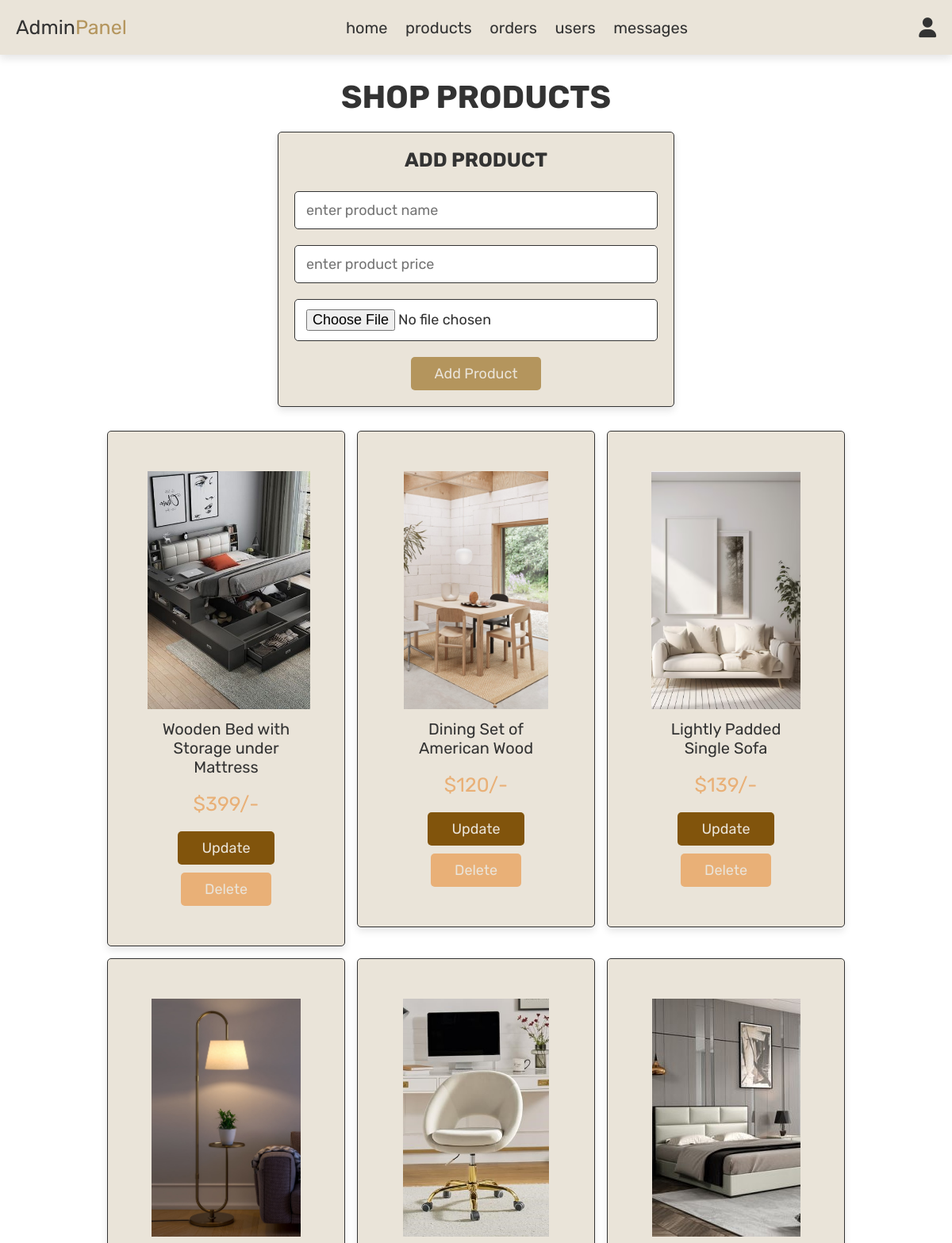
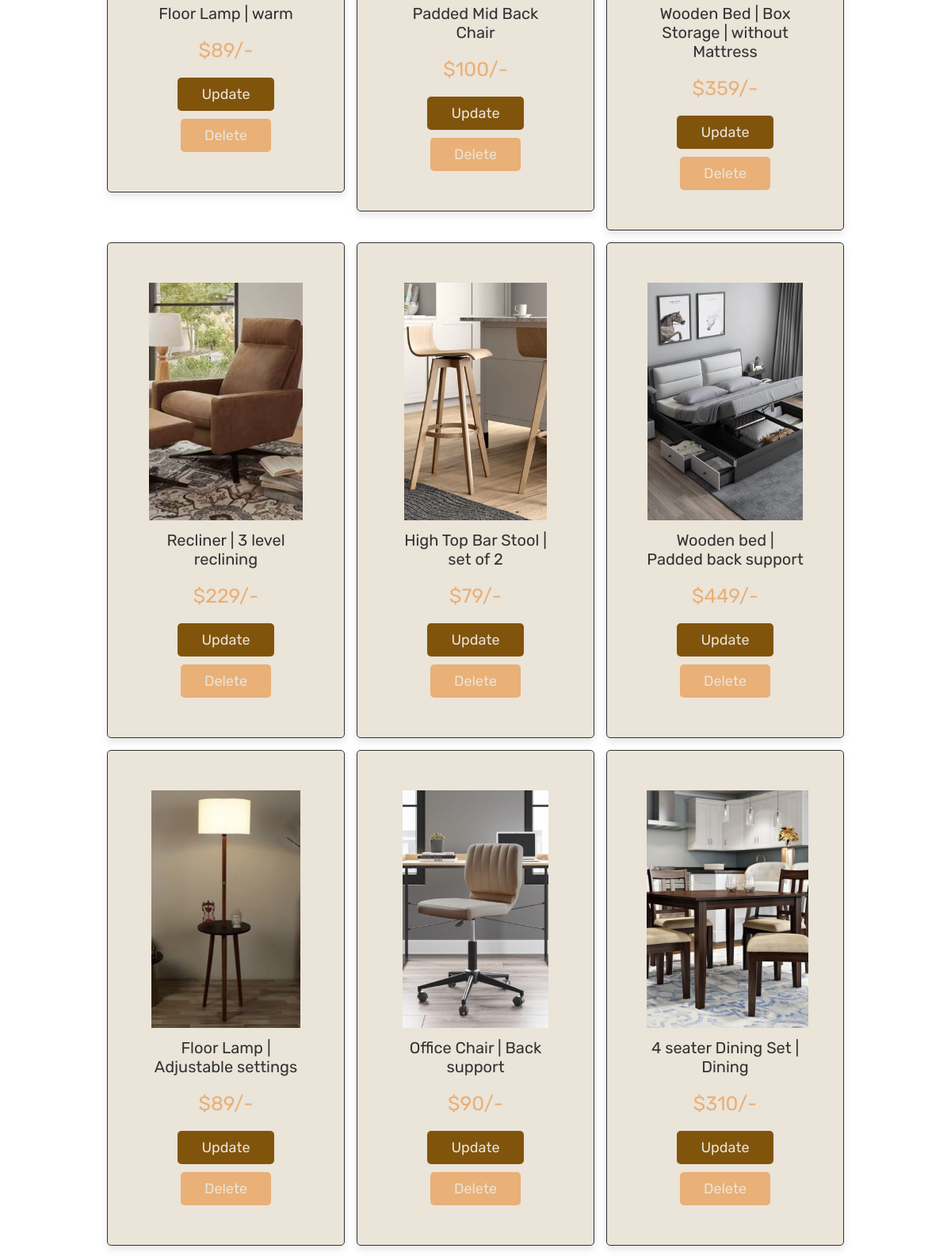
/FurnitureShop/admin_products.php (signed in, upper part), run on the app's committed database (2 pictures, top to bottom).
### tables this page shows
CREATE TABLE `products` (
  `id` int(100) NOT NULL,
  `name` varchar(100) NOT NULL,
  `price` int(100) NOT NULL,
  `image` varchar(100) NOT NULL
);

### FurnitureShop/admin_products.php (the view, shortened to what this page needs)
<?php
include 'config.php';
?>
<!DOCTYPE html>
<html lang="en">
<head>
   <link rel="stylesheet" href="https://cdnjs.cloudflare.com/ajax/libs/font-awesome/6.0.0/css/all.min.css">
   <link rel="stylesheet" href="admin_style.css">
</head>
<body>
<?php include 'admin_header.php'; ?>
<section class="add-products">
   <h1 class="title">shop products</h1>
   <form action="" method="post" enctype="multipart/form-data">
      <h3>add product</h3>
      <input type="text" name="name" class="box" placeholder="enter product name" required>
      <input type="number" min="0" name="price" class="box" placeholder="enter product price" required>
      <input type="file" name="image" accept="image/jpg, image/jpeg, image/png" class="box" required>
      <input type="submit" value="add product" name="add_product" class="btn">
   </form>
</section>
<section class="show-products">
   <div class="box-container">
      <?php
         $select_products = mysqli_query($conn, "SELECT * FROM `products`") or die('query failed');
         if(mysqli_num_rows($select_products) > 0){
            while($fetch_products = mysqli_fetch_assoc($select_products)){
      ?>
      <div class="box">
         <img src="uploaded_img/<?php echo $fetch_products['image']; ?>" alt="">
         <div class="name"><?php echo $fetch_products['name']; ?></div>
         <div class="price">$<?php echo $fetch_products['price']; ?>/-</div>
         <a href="admin_products.php?update=<?php echo $fetch_products['id']; ?>" class="option-btn">update</a>
         <a href="admin_products.php?delete=<?php echo $fetch_products['id']; ?>" class="delete-btn" onclick="return confirm('delete this product?');">delete</a>
      </div>
      <?php
         }
      }else{
         echo '<p class="empty">no products added yet!</p>';
      }
      ?>
   </div>
</section>
</body>
</html>

### FurnitureShop/admin_header.php (shortened to what this page needs)
<header class="header">
   <div class="flex">
      <a href="admin_page.php" class="logo">Admin<span>Panel</span></a>
      <nav class="navbar">
         <a href="admin_page.php">home</a>
         <a href="admin_products.php">products</a>
         <a href="admin_orders.php">orders</a>
         <a href="admin_users.php">users</a>
         <a href="admin_contacts.php">messages</a>
      </nav>
      <div class="icons">
         <div id="user-btn" class="fas fa-user"></div>
      </div>
   </div>
</header>

### FurnitureShop/admin_style.css (style rules this page uses)
:root { --purple:#b4955d; --red:#e9b077; --orange:#81540c; --black:#333; --white:#eae4d9; --light-color:#666; --light-white:#a59b7d; --light-bg:#ffffff; --border:.1rem solid var(--black); --box-shadow:0 .5rem 1rem rgba(0,0,0,.1); }
* { font-family: 'Rubik', sans-serif; margin:0; padding:0; box-sizing: border-box; outline: none; border:none; text-decoration: none; transition:all .2s linear; }
html { font-size: 62.5%; overflow-x: hidden; }
body { background-color: var(--light-bg); }
section { padding:3rem 2rem; }
.title { text-align: center; margin-bottom: 2rem; text-transform: uppercase; color:var(--black); font-size: 4rem; }
.btn, .option-btn, .delete-btn, .white-btn { display: inline-block; margin-top: 1rem; padding:1rem 3rem; cursor: pointer; color:var(--white); font-size: 1.8rem; border-radius: .5rem; text-transform: capitalize; }
.white-btn, .btn { background-color: var(--purple); }
.option-btn { background-color: var(--orange); }
.delete-btn { background-color: var(--red); }
.header { position: sticky; top:0; left:0; right:0; z-index: 1000; background-color: var(--white); box-shadow: var(--box-shadow); }
.header .flex { display: flex; align-items: center; padding:2rem; justify-content: space-between; position: relative; max-width: 1200px; margin:0 auto; }
.header .flex .logo { font-size: 2.5rem; color:var(--black); }
.header .flex .logo span { color:var(--purple); }
.header .flex .navbar a { margin:0 1rem; font-size: 2rem; color:var(--black); }
.header .flex .icons div { margin-left: 1.5rem; font-size: 2.5rem; cursor: pointer; color:var(--black); }
.add-products form { background-color: var(--white); border-radius: .5rem; padding:2rem; text-align: center; box-shadow: var(--box-shadow); border:var(--border); max-width: 50rem; margin:0 auto; }
.add-products form h3 { font-size: 2.5rem; text-transform: uppercase; color:var(--black); margin-bottom: 1.5rem; }
.add-products form .box { width: 100%; background-color: var(--light-bg); border-radius: .5rem; margin:1rem 0; padding:1.2rem 1.4rem; color:var(--black); font-size: 1.8rem; border:var(--border); }
.show-products .box-container { display: grid; grid-template-columns: repeat(auto-fit, 30rem); justify-content: center; gap:1.5rem; max-width: 1500px; margin:0 auto; align-items: flex-start; }
.show-products { padding-top: 0; }
.show-products .box-container .box { text-align: center; padding:5rem; border-radius: .5rem; border:var(--border); box-shadow: var(--box-shadow); background-color: var(--white); }
.show-products .box-container .box img { height: 30rem; }
.show-products .box-container .box .name { padding:1rem 0; font-size: 2rem; color:var(--black); }
.show-products .box-container .box .price { padding:1rem 0; font-size: 2.5rem; color:var(--red); }

### data on the page
products: image (picture), name "Wooden Bed with Storage under Mattress", price "399"
products: image (picture), name "Dining Set of American Wood", price "120"
products: image (picture), name "Lightly Padded Single Sofa", price "139"
products: image (picture), name "Floor Lamp | warm", price "89"
products: image (picture), name "Padded Mid Back Chair", price "100"
products: image (picture), name "Wooden Bed | Box Storage | without Mattress", price "359"
products: image (picture), name "Recliner | 3 level reclining", price "229"
products: image (picture), name "High Top Bar Stool | set of 2", price "79"
products: image (picture), name "Wooden bed | Padded back support", price "449"
products: image (picture), name "Floor Lamp | Adjustable settings", price "89"
products: image (picture), name "Office Chair | Back support", price "90"
products: image (picture), name "4 seater Dining Set | Dining", price "310"
